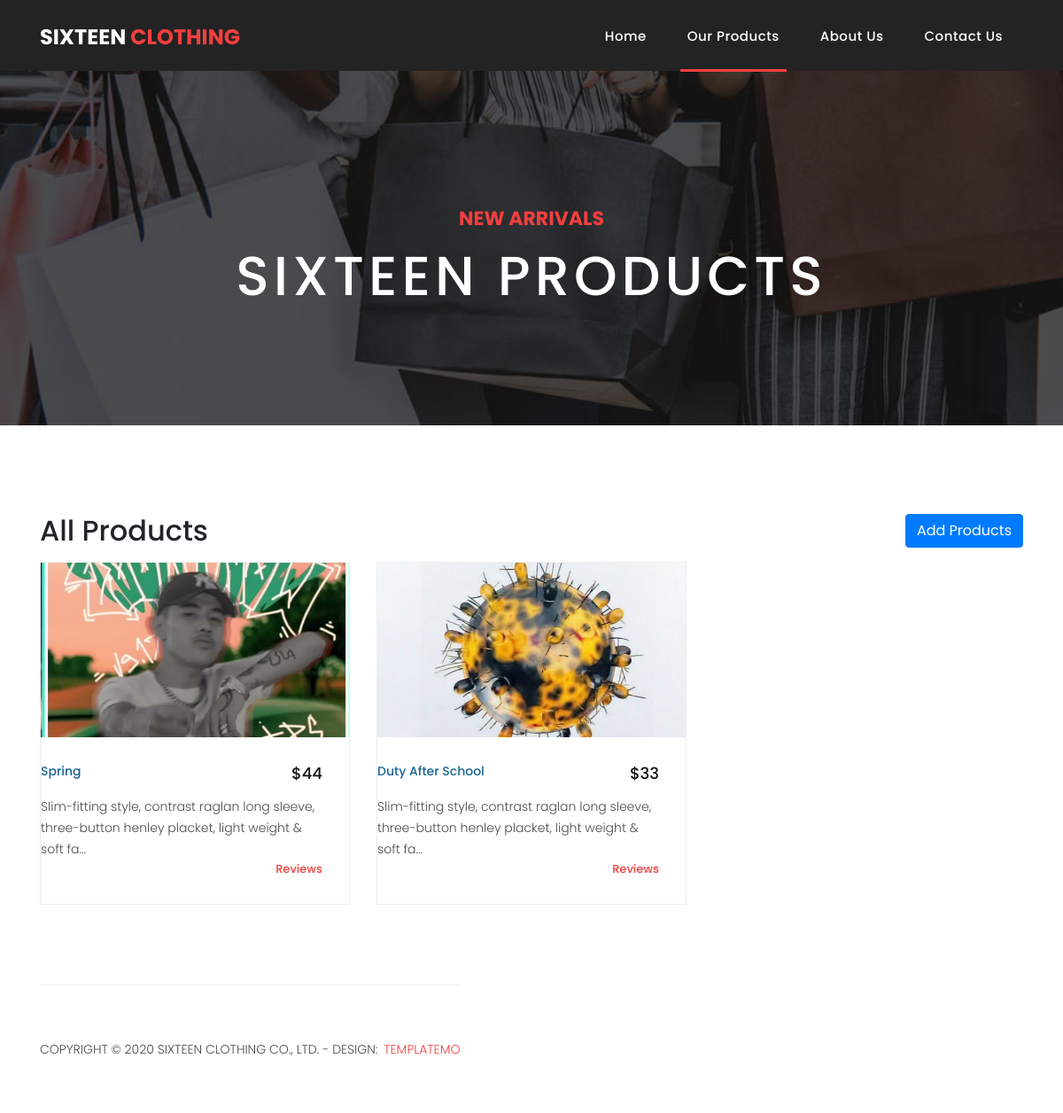
/product, run on the app's committed database.
### tables this page shows
CREATE TABLE "tbl_products" (
  "id" INTEGER NOT NULL,
  "title" TEXT NOT NULL,
  "cost" NUMBER NOT NULL,
  "price" NUMBER NOT NULL,
  "description" TEXT,
  "image_path" TEXT,
  PRIMARY KEY ("id")
);

### app.py (the view)
@app.route('/product')
def allproduct():
    row = conn.execute("""SELECT * FROM tbl_products""")
    product = []
    for item in row:
        product.append(
            {
                'id': item[0],
                'title': item[1],
                'cost': item[2],
                'price': item[3],
                'description': item[4],
                'image_path': item[5]
            }
        )
    return render_template('products.html', product_list=product)

### templates/products.html (shortened to what this page needs)
<!DOCTYPE html>
<html lang="en">
<head>
  <link href="static/vendor/bootstrap/css/bootstrap.min.css" rel="stylesheet">
  <link rel="stylesheet" href="static/assets/css/fontawesome.css">
  <link rel="stylesheet" href="static/assets/css/templatemo-sixteen.css">
  <link rel="stylesheet" href="static/assets/css/owl.css">
</head>
<body>
  <header class="">
    <nav class="navbar navbar-expand-lg">
      <div class="container">
        <a class="navbar-brand" href="index.html">
          <h2>Sixteen <em>Clothing</em></h2>
        </a>
        <div class="collapse navbar-collapse" id="navbarResponsive">
          <ul class="navbar-nav ml-auto">
            <li class="nav-item">
              <a class="nav-link" href="/">Home
              </a>
            </li>
            <li class="nav-item active">
              <a class="nav-link" href="products.html">Our Products</a>
            </li>
            <li class="nav-item">
              <a class="nav-link" href="about.html">About Us</a>
            </li>
            <li class="nav-item">
              <a class="nav-link" href="contact.html">Contact Us</a>
            </li>
          </ul>
        </div>
      </div>
    </nav>
  </header>}
  <div class="page-heading products-heading header-text">
    <div class="container">
      <div class="row">
        <div class="col-md-12">
          <div class="text-content">
            <h4>new arrivals</h4>
            <h2>sixteen products</h2>
          </div>
        </div>
      </div>
    </div>
  </div>
  <div class="latest-products">
    <div class="container">
      <div class="row">
        <div class="col-md-12">
          <div class="section__btn">
            <div class="d-flex justify-content-between mb-3">
              <h2>All Products</h2>
              <a href="/add_product" class="btn btn-primary" style="color:white;">Add Products</a>
            </div>
          </div>
        </div>
        {% for item in product_list %}
        <div class="col-md-4">
          <div class="product-item">
            <a href="#"><img src="static/crop/{{item.image_path}}" alt="" style="max-width: 400px; max-height: 400px; text-align: center;"></a>
            <div class="down-content pl-0">
              <a href="/review?id={{ item.id }}">
                <h4>{{ item.title.split()[:3] | join(' ') }}</h4>
              </a>
              <h6>${{item.price}}</h6>
              <p>{{ item.description[:100] }}{% if item.description|length > 50 %}...{% endif %}</p>
              <a href="/review?id={{ item.id }}"><span>Reviews</span></a>
            </div>
          </div>
        </div>
        {% endfor %}
        <footer>
          <div class="container">
            <div class="row">
              <div class="col-md-12">
                <div class="inner-content">
                  <p>Copyright &copy; 2020 Sixteen Clothing Co., Ltd.
                    - Design: <a rel="nofollow noopener" href="https://templatemo.com" target="_blank">TemplateMo</a>
                  </p>
                </div>
              </div>
            </div>
          </div>
        </footer>
</body>
</html>

### static/assets/css/templatemo-sixteen.css (style rules this page uses)
body { font-family: 'Poppins', sans-serif; overflow-x: hidden; text-rendering: optimizeLegibility; -webkit-font-smoothing: antialiased; -moz-osx-font-smoothing: grayscale; }
p { margin-bottom: 0px; font-size: 14px; font-weight: 300; color: #4a4a4a; line-height: 24px; }
a { text-decoration: none!important; }
ul { padding: 0; margin: 0; list-style: none; }
h1,h2,h3,h4,h5,h6 { margin: 0px; }
.products-heading { background-image: url(../images/products-heading.jpg); }
.page-heading { padding: 210px 0px 130px 0px; text-align: center; background-position: center center; background-repeat: no-repeat; background-size: cover; }
.page-heading .text-content h4 { color: #f33f3f; font-size: 22px; text-transform: uppercase; font-weight: 700; margin-bottom: 15px; }
.page-heading .text-content h2 { color: #fff; font-size: 62px; text-transform: uppercase; letter-spacing: 5px; }
header { position: absolute; z-index: 99999; width: 100%; height: 80px; background-color: #232323; -webkit-transition: all 0.3s ease-in-out 0s; -moz-transition: all 0.3s ease-in-out 0s; -o-transition: all 0.3s ease-in-out 0s; transition: all 0.3s ease-in-out 0s; }
header .navbar { padding: 17px 0px; }
.navbar .navbar-brand { float: left; margin-top: -12px; outline: none; }
.navbar .navbar-brand h2 { color: #fff; text-transform: uppercase; font-size: 24px; font-weight: 700; -webkit-transition: all .3s ease 0s; -moz-transition: all .3s ease 0s; -o-transition: all .3s ease 0s; transition: all .3s ease 0s; }
.navbar .navbar-brand h2 em { font-style: normal; color: #f33f3f; }
#navbarResponsive { z-index: 999; }
.navbar-collapse { text-align: center; }
.navbar .navbar-nav .nav-item { margin: 0px 15px; }
.navbar .navbar-nav a.nav-link { text-transform: capitalize; font-size: 15px; font-weight: 500; letter-spacing: 0.5px; color: #fff; transition: all 0.5s; margin-top: 5px; }
.navbar .navbar-nav .nav-link:hover, .navbar .navbar-nav .active>.nav-link, .navbar .navbar-nav .nav-link.active, .navbar .navbar-nav .nav-link.show, .navbar .navbar-nav .show>.nav-link { color: #fff; padding-bottom: 25px; border-bottom: 3px solid #f33f3f; }
.latest-products { margin-top: 100px; }
.product-item { border: 1px solid #eee; margin-bottom: 30px; }
.product-item .down-content { padding: 30px; position: relative; }
.product-item img { width: 100%; overflow: hidden; }
.product-item .down-content h4 { font-size: 14px; color: #1a6692; margin-bottom: 20px; }
.product-item .down-content h6 { position: absolute; top: 30px; right: 30px; font-size: 18px; color: #121212; }
.product-item .down-content p { margin-bottom: 20px; }
.product-item .down-content span { position: absolute; right: 30px; bottom: 30px; font-size: 13px; color: #f33f3f; font-weight: 500; }
footer { text-align: center; }
footer .inner-content { border-top: 1px solid #eee; margin-top: 60px; padding: 60px 0px; }
footer .inner-content p { text-transform: uppercase; }
footer .inner-content p a { color: #f33f3f; margin-left: 3px; }

### data on the page
tbl_products: image_path (picture), title.split "Spring", price "44", description "Slim-fitting style, contrast raglan long sleeve, three-button henley placket, light weight & soft fa"
tbl_products: image_path (picture), title.split "Duty After School", price "33", description "Slim-fitting style, contrast raglan long sleeve, three-button henley placket, light weight & soft fa"
